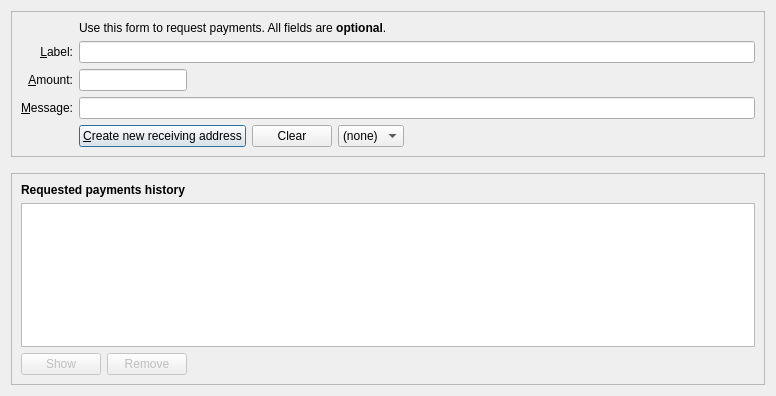
<?xml version="1.0" encoding="UTF-8"?>
<ui version="4.0">
 <class>ReceiveCoinsDialog</class>
 <widget class="QDialog" name="ReceiveCoinsDialog">
  <property name="geometry">
   <rect>
    <x>0</x>
    <y>0</y>
    <width>776</width>
    <height>396</height>
   </rect>
  </property>
  <layout class="QVBoxLayout" name="verticalLayout" stretch="0,0,1">
   <item>
    <widget class="QFrame" name="frame2">
     <property name="sizePolicy">
      <sizepolicy hsizetype="Preferred" vsizetype="Expanding">
       <horstretch>0</horstretch>
       <verstretch>0</verstretch>
      </sizepolicy>
     </property>
     <property name="frameShape">
      <enum>QFrame::StyledPanel</enum>
     </property>
     <property name="frameShadow">
      <enum>QFrame::Sunken</enum>
     </property>
     <layout class="QVBoxLayout" name="verticalLayout_3">
      <item>
       <layout class="QGridLayout" name="gridLayout">
        <item row="5" column="0">
         <widget class="QLabel" name="label">
          <property name="toolTip">
           <string>An optional amount to request. Leave this empty or zero to not request a specific amount.</string>
          </property>
          <property name="text">
           <string>&amp;Amount:</string>
          </property>
          <property name="alignment">
           <set>Qt::AlignRight|Qt::AlignTrailing|Qt::AlignVCenter</set>
          </property>
          <property name="buddy">
           <cstring>reqAmount</cstring>
          </property>
         </widget>
        </item>
        <item row="6" column="0">
         <widget class="QLabel" name="label_3">
          <property name="toolTip">
           <string>An optional message to attach to the payment request, which will be displayed when the request is opened. Note: The message will not be sent with the payment over the Zeo network.</string>
          </property>
          <property name="text">
           <string>&amp;Message:</string>
          </property>
          <property name="alignment">
           <set>Qt::AlignRight|Qt::AlignTrailing|Qt::AlignVCenter</set>
          </property>
          <property name="buddy">
           <cstring>reqMessage</cstring>
          </property>
         </widget>
        </item>
        <item row="4" column="2">
         <widget class="QLineEdit" name="reqLabel">
          <property name="toolTip">
           <string>An optional label to associate with the new receiving address (used by you to identify an invoice).  It is also attached to the payment request.</string>
          </property>
         </widget>
        </item>
        <item row="2" column="2">
         <widget class="QLabel" name="label_5">
          <property name="text">
           <string>Use this form to request payments. All fields are &lt;b&gt;optional&lt;/b&gt;.</string>
          </property>
         </widget>
        </item>
        <item row="4" column="0">
         <widget class="QLabel" name="label_2">
          <property name="toolTip">
           <string>An optional label to associate with the new receiving address.</string>
          </property>
          <property name="text">
           <string>&amp;Label:</string>
          </property>
          <property name="alignment">
           <set>Qt::AlignRight|Qt::AlignTrailing|Qt::AlignVCenter</set>
          </property>
          <property name="buddy">
           <cstring>reqLabel</cstring>
          </property>
         </widget>
        </item>
        <item row="6" column="2">
         <widget class="QLineEdit" name="reqMessage">
          <property name="toolTip">
           <string>An optional message that is attached to the payment request and may be displayed to the sender.</string>
          </property>
         </widget>
        </item>
        <item row="7" column="2">
         <layout class="QHBoxLayout" name="horizontalLayout">
          <item>
           <widget class="QPushButton" name="receiveButton">
            <property name="minimumSize">
             <size>
              <width>150</width>
              <height>0</height>
             </size>
            </property>
            <property name="text">
             <string>&amp;Create new receiving address</string>
            </property>
            <property name="icon">
             <iconset resource="../zeo.qrc">
              <normaloff>:/icons/receiving_addresses</normaloff>:/icons/receiving_addresses</iconset>
            </property>
           </widget>
          </item>
          <item>
           <widget class="QPushButton" name="clearButton">
            <property name="sizePolicy">
             <sizepolicy hsizetype="Minimum" vsizetype="Fixed">
              <horstretch>0</horstretch>
              <verstretch>0</verstretch>
             </sizepolicy>
            </property>
            <property name="toolTip">
             <string>Clear all fields of the form.</string>
            </property>
            <property name="text">
             <string>Clear</string>
            </property>
            <property name="icon">
             <iconset resource="../zeo.qrc">
              <normaloff>:/icons/remove</normaloff>:/icons/remove</iconset>
            </property>
            <property name="autoDefault">
             <bool>false</bool>
            </property>
           </widget>
          </item>
          <item>
           <widget class="QComboBox" name="addressTypeSelector">
            <property name="sizeAdjustPolicy">
             <enum>QComboBox::AdjustToContents</enum>
            </property>
            <item>
             <property name="text">
              <string>(none)</string>
             </property>
            </item>
           </widget>
          </item>
          <item>
           <spacer name="horizontalSpacer">
            <property name="orientation">
             <enum>Qt::Horizontal</enum>
            </property>
            <property name="sizeHint" stdset="0">
             <size>
              <width>40</width>
              <height>20</height>
             </size>
            </property>
           </spacer>
          </item>
         </layout>
        </item>
        <item row="7" column="0">
         <widget class="QLabel" name="label_7">
          <property name="text">
           <string/>
          </property>
         </widget>
        </item>
        <item row="5" column="2">
         <layout class="QHBoxLayout" name="horizontalLayout_6">
          <item>
           <widget class="ZeoAmountField" name="reqAmount">
            <property name="sizePolicy">
             <sizepolicy hsizetype="Fixed" vsizetype="Fixed">
              <horstretch>0</horstretch>
              <verstretch>0</verstretch>
             </sizepolicy>
            </property>
            <property name="minimumSize">
             <size>
              <width>80</width>
              <height>0</height>
             </size>
            </property>
            <property name="maximumSize">
             <size>
              <width>1000</width>
              <height>100</height>
             </size>
            </property>
            <property name="toolTip">
             <string>An optional amount to request. Leave this empty or zero to not request a specific amount.</string>
            </property>
           </widget>
          </item>
          <item>
           <spacer name="horizontalSpacer_3">
            <property name="orientation">
             <enum>Qt::Horizontal</enum>
            </property>
            <property name="sizeHint" stdset="0">
             <size>
              <width>0</width>
              <height>0</height>
             </size>
            </property>
           </spacer>
          </item>
         </layout>
        </item>
       </layout>
      </item>
     </layout>
    </widget>
   </item>
   <item>
    <spacer name="verticalSpacer_2">
     <property name="orientation">
      <enum>Qt::Vertical</enum>
     </property>
     <property name="sizeHint" stdset="0">
      <size>
       <width>20</width>
       <height>10</height>
      </size>
     </property>
    </spacer>
   </item>
   <item>
    <widget class="QFrame" name="frame">
     <property name="sizePolicy">
      <sizepolicy hsizetype="Preferred" vsizetype="Expanding">
       <horstretch>0</horstretch>
       <verstretch>0</verstretch>
      </sizepolicy>
     </property>
     <property name="frameShape">
      <enum>QFrame::StyledPanel</enum>
     </property>
     <property name="frameShadow">
      <enum>QFrame::Raised</enum>
     </property>
     <layout class="QVBoxLayout" name="verticalLayout_2">
      <item>
       <widget class="QLabel" name="label_6">
        <property name="font">
         <font>
          <weight>75</weight>
          <bold>true</bold>
         </font>
        </property>
        <property name="text">
         <string>Requested payments history</string>
        </property>
       </widget>
      </item>
      <item>
       <widget class="QTableView" name="recentRequestsView">
        <property name="contextMenuPolicy">
         <enum>Qt::CustomContextMenu</enum>
        </property>
        <property name="tabKeyNavigation">
         <bool>false</bool>
        </property>
        <property name="sortingEnabled">
         <bool>true</bool>
        </property>
       </widget>
      </item>
      <item>
       <layout class="QHBoxLayout" name="horizontalLayout_2">
        <item>
         <widget class="QPushButton" name="showRequestButton">
          <property name="enabled">
           <bool>false</bool>
          </property>
          <property name="toolTip">
           <string>Show the selected request (does the same as double clicking an entry)</string>
          </property>
          <property name="text">
           <string>Show</string>
          </property>
          <property name="icon">
           <iconset resource="../zeo.qrc">
            <normaloff>:/icons/edit</normaloff>:/icons/edit</iconset>
          </property>
          <property name="autoDefault">
           <bool>false</bool>
          </property>
         </widget>
        </item>
        <item>
         <widget class="QPushButton" name="removeRequestButton">
          <property name="enabled">
           <bool>false</bool>
          </property>
          <property name="toolTip">
           <string>Remove the selected entries from the list</string>
          </property>
          <property name="text">
           <string>Remove</string>
          </property>
          <property name="icon">
           <iconset resource="../zeo.qrc">
            <normaloff>:/icons/remove</normaloff>:/icons/remove</iconset>
          </property>
          <property name="autoDefault">
           <bool>false</bool>
          </property>
         </widget>
        </item>
        <item>
         <spacer name="horizontalSpacer_2">
          <property name="orientation">
           <enum>Qt::Horizontal</enum>
          </property>
          <property name="sizeHint" stdset="0">
           <size>
            <width>40</width>
            <height>20</height>
           </size>
          </property>
         </spacer>
        </item>
       </layout>
      </item>
     </layout>
    </widget>
   </item>
  </layout>
 </widget>
 <customwidgets>
  <customwidget>
   <class>ZeoAmountField</class>
   <extends>QLineEdit</extends>
   <header>qt/zeoamountfield.h</header>
   <container>1</container>
  </customwidget>
 </customwidgets>
 <tabstops>
  <tabstop>reqLabel</tabstop>
  <tabstop>reqAmount</tabstop>
  <tabstop>reqMessage</tabstop>
  <tabstop>receiveButton</tabstop>
  <tabstop>clearButton</tabstop>
  <tabstop>addressTypeSelector</tabstop>
  <tabstop>recentRequestsView</tabstop>
  <tabstop>showRequestButton</tabstop>
  <tabstop>removeRequestButton</tabstop>
 </tabstops>
 <resources>
  <include location="../zeo.qrc"/>
 </resources>
 <connections/>
</ui>
